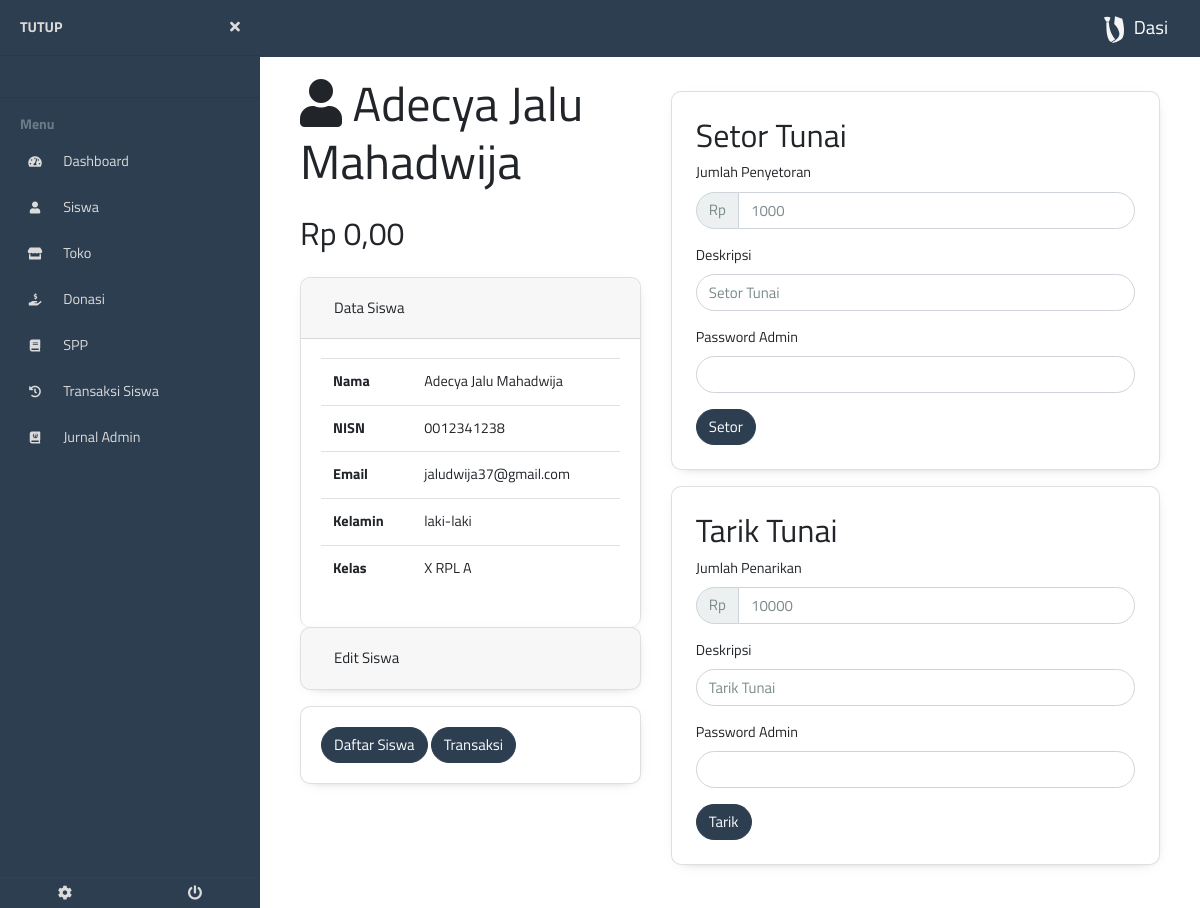
Page /admin/detail_siswa.php?id=23 (signed in) on the committed database.
### tables this page shows
CREATE TABLE `users` (
  `id` int(11) NOT NULL,
  `id_sekolah` int(11) NOT NULL,
  `tanggal_pendaftaran` timestamp NOT NULL DEFAULT CURRENT_TIMESTAMP,
  `nama` varchar(255) NOT NULL,
  `kelamin` enum('laki-laki','perempuan') NOT NULL,
  `email` varchar(255) NOT NULL,
  `level` varchar(255) NOT NULL DEFAULT 'siswa',
  `tingkatan` enum('I','II','III','IV','V','VI','VII','VIII','IX','X','XI','XII','XIII') NOT NULL,
  `jurusan` varchar(255) NOT NULL,
  `kelas` varchar(255) NOT NULL,
  `nisn` varchar(255) NOT NULL,
  `saldo` bigint(20) NOT NULL DEFAULT '0',
  `password` varchar(255) NOT NULL
);

### db/database.php (called while the page is built, shortened)
<?php
require __DIR__ . "/../process/utils.php";
class Database
{
    private $contHost = 'localhost';
    private $contnama = 'dasi';
    private $contUsernama = 'root';
    private $contUserPassword = '';
    private $cont  = null;
    public function __construct()
    {
        if ($this->cont == null) {
            try {
                $this->cont =  new PDO(
                    "mysql:host=" . $this->contHost .
                        ";" . "dbname=" . $this->contnama,
                    $this->contUsernama,
                    $this->contUserPassword
                );
                $this->cont->setAttribute(PDO::ATTR_ERRMODE, PDO::ERRMODE_EXCEPTION);
            } catch (PDOException $e) {
                die($e->getMessage());
            }
        }
        return $this->cont;
    }
    public function getUserById($id, $rettype)
    {
        try {
            $query = $this->cont->prepare(
                "SELECT id, id_sekolah, tanggal_pendaftaran, nama, kelamin, email, level, tingkatan, kelas, jurusan, nisn, saldo
                FROM users WHERE id=:id"
            );
            $query->bindParam("id", $id, PDO::PARAM_STR);
            $query->execute();
            if ($query->rowCount() > 0) {
                return $query->fetch($rettype);
            }
        } catch (PDOException $e) {
            exit($e->getMessage());
        }
    }
}

### process/getAdminLoginData.php (called while the page is built, shortened)
<?php
require '../db/database.php';
$db = new Database();

### process/utils.php (called while the page is built, shortened)
<?php
function rupiah($angka)
{
    $hasil_rupiah = "Rp " . number_format($angka, 2, ',', '.');
    return $hasil_rupiah;
}

### admin/detail_siswa.php (the view, shortened to what this page needs)
<!DOCTYPE html>
<html lang="en">
<head>
    <?php include "../component/helmet.php" ?>
</head>
<body>
    <?php include "../process/getAdminLoginData.php" ?>
    <?php include "../component/admin/sidebaropen.php" ?>
    <?php
                $siswa = $db->getUserById($_GET["id"], PDO::FETCH_OBJ);
                ?>
    <div class="row">
        <div class="col-md-5">
            <h1><i class="fas fa-user"></i> <?= $siswa->nama ?></h1>
            <div class="my-4">
                <h3><?= rupiah($siswa->saldo) ?></h3>
            </div>
            <div class="accordion" id="accordionExample">
                <div class="card">
                    <div class="card-header pointer" data-toggle="collapse" data-target="#collapseOne" id="headingOne">
                        <h5 class="mb-0">
                            <button class="btn" type="button">
                                Data Siswa
                            </button>
                        </h5>
                    </div>
                    <div id="collapseOne" class="collapse show" aria-labelledby="headingOne" data-parent="#accordionExample">
                        <div class="card-body">
                            <table class="table">
                                <tr>
                                    <th>Nama</th>
                                    <td><?= $siswa->nama ?></td>
                                </tr>
                                <tr>
                                    <th>NISN</th>
                                    <td><?= $siswa->nisn ?></td>
                                </tr>
                                <tr>
                                    <th>Email</th>
                                    <td><?= $siswa->email ?></td>
                                </tr>
                                <tr>
                                    <th>Kelamin</th>
                                    <td><?= $siswa->kelamin ?></td>
                                </tr>
                                <tr>
                                    <th>Kelas</th>
                                    <td><?= "$siswa->tingkatan $siswa->jurusan $siswa->kelas" ?></td>
                                </tr>
                            </table>
                        </div>
                    </div>
                </div>
                <div class="card">
                    <div class="card-header pointer" data-toggle="collapse" data-target="#collapseTwo" id="headingTwo">
                        <h5 class="mb-0">
                            <button class="btn collapsed" type="button">
                                Edit Siswa
                            </button>
                        </h5>
                    </div>
                </div>
            </div>
            <div class="card my-3" id="card-wrapper">
                <div class="card-body">
                    <a href="siswa.php" class="btn btn-primary">
                        Daftar Siswa
                    </a>
                    <button type="button" class="btn btn-primary" data-toggle="modal" data-target="#modalTransaksi">
                        Transaksi
                    </button>
                </div>
            </div>
        </div>
        <div class="col-md-7">
            <div class="card p-4 my-3" id="setor_tunai">
                <h3>Setor Tunai</h3>
                <form action="../actions/setor_tunai_siswa.php" method="post">
                    <div class="form-group">
                        <label for="jumlah_penyetoran">Jumlah Penyetoran</label>
                        <div class="input-group">
                            <div class="input-group-prepend">
                                <span class="input-group-text">Rp</span>
                            </div>
                            <input type="number" class="form-control uang" name="nominal_setor" id="jumlah_penyetoran" min="1000" value="1000" required>
                        </div>
                    </div>
                    <div class="form-group">
                        <label for="deskripsi_penyetoran">Deskripsi</label>
                        <input type="text" class="form-control" name="deskripsi" value="Setor Tunai" required>
                    </div>
                    <div class="form-group">
                        <label for="password">Password Admin</label>
                        <input type="password" class="form-control" name="password" required>
                    </div>
                    <input type="submit" class="btn btn-primary" value="Setor">
                </form>
            </div>
            <div class="card p-4 my-3" id="tarik_tunai">
                <h3>Tarik Tunai</h3>
                <form action="../actions/tarik_tunai_siswa.php" method="post">
                    <div class="form-group">
                        <label for="jumlah_penarikan">Jumlah Penarikan</label>
                        <div class="input-group">
                            <div class="input-group-prepend">
                                <span class="input-group-text">Rp</span>
                            </div>
                            <input type="number" class="form-control uang" name="nominal_tarik" id="jumlah_penarikan" min="1" max="<?=$siswa->saldo?>" value="10000" required>
                        </div>
                    </div>
                    <div class="form-group">
                        <label for="deskripsi_penyetoran">Deskripsi</label>
                        <input type="text" class="form-control" name="deskripsi" value="Tarik Tunai" required>
                    </div>
                    <div class="form-group">
                        <label for="password">Password Admin</label>
                        <input type="password" class="form-control" name="password" required>
                    </div>
                    <input type="submit" class="btn btn-primary" value="Tarik">
                </form>
            </div>
        </div>
    </div>
    <?php include "../component/admin/sidebarclose.php" ?>
</body>
</html>

### styles/main.css (style rules this page uses)
body { margin: 0; height: 100%; font-family: "Titillium Web", sans-serif; }
.pointer { cursor: pointer; }

### styles/sidebar.css (style rules this page uses)
body { font-size: 0.9rem; }

### rows in the picture
users: nama "Adecya Jalu Mahadwija", saldo "Rp 0,00", nisn "0012341238", email "jaludwija37@gmail.com", kelamin "laki-laki", tingkatan "X", jurusan "RPL", kelas "A", nominal_tarik "10000"
